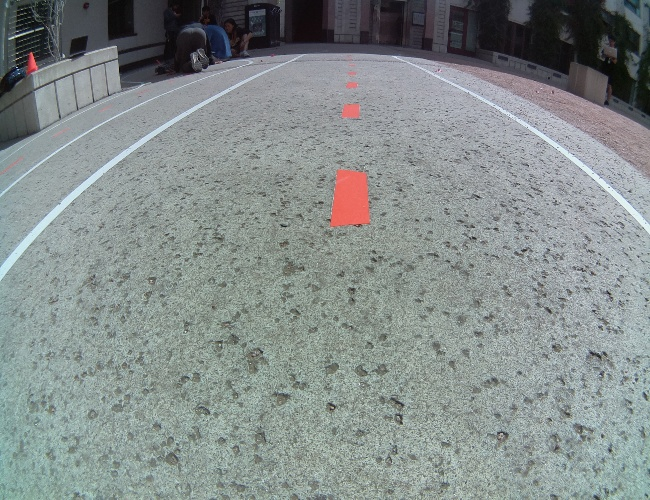
#> input picture track_image.jpg, 650 x 500 px
$ python -i edge_detection.py   (imports and definitions only)   (older library calls are emulated)
#> lines starting #> are read from the running program, lines starting #| are printed output that depends on the picture
import cv2 # Import the OpenCV library to enable computer vision

import numpy as np # Import the NumPy scientific computing library


# Author: Addison Sears-Collins

# https://automaticaddison.com

# Description: A collection of methods to detect help with edge detection


def binary_array(array, thresh, value=0):

  """

  Return a 2D binary array (mask) in which all pixels are either 0 or 1


  :param array: NumPy 2D array that we want to convert to binary values

  :param thresh: Values used for thresholding (inclusive)

  :param value: Output value when between the supplied threshold

  :return: Binary 2D array...

           number of rows x number of columns =

           number of pixels from top to bottom x number of pixels from

             left to right

  """

  if value == 0:

    # Create an array of ones with the same shape and type as

    # the input 2D array.

    binary = np.ones_like(array)


  else:

    # Creates an array of zeros with the same shape and type as

    # the input 2D array.

    binary = np.zeros_like(array)

    value = 1


  # If value == 0, make all values in binary equal to 0 if the

  # corresponding value in the input array is between the threshold

  # (inclusive). Otherwise, the value remains as 1. Therefore, the pixels

  # with the high Sobel derivative values (i.e. sharp pixel intensity

  # discontinuities) will have 0 in the corresponding cell of binary.

  binary[(array >= thresh[0]) & (array <= thresh[1])] = value


  return binary


# [19 lines left out: function blur_gaussian, not called in this run]


def mag_thresh(image, sobel_kernel=3, thresh=(0, 255)):

  """

  Implementation of Sobel edge detection


  :param image: 2D or 3D array to be blurred

  :param sobel_kernel: Size of the small matrix (i.e. kernel)

                       i.e. number of rows and columns

  :return: Binary (black and white) 2D mask image

  """

  # Get the magnitude of the edges that are vertically aligned on the image

  sobelx = np.absolute(sobel(image, orient='x', sobel_kernel=sobel_kernel))


  # Get the magnitude of the edges that are horizontally aligned on the image

  sobely = np.absolute(sobel(image, orient='y', sobel_kernel=sobel_kernel))


  # Find areas of the image that have the strongest pixel intensity changes

  # in both the x and y directions. These have the strongest gradients and

  # represent the strongest edges in the image (i.e. potential lane lines)

  # mag is a 2D array .. number of rows x number of columns = number of pixels

  # from top to bottom x number of pixels from left to right

  mag = np.sqrt(sobelx ** 2 + sobely ** 2)


  # Return a 2D array that contains 0s and 1s

  return binary_array(mag, thresh)


def sobel(img_channel, orient='x', sobel_kernel=3):

  """

  Find edges that are aligned vertically and horizontally on the image


  :param img_channel: Channel from an image

  :param orient: Across which axis of the image are we detecting edges?

  :sobel_kernel: No. of rows and columns of the kernel (i.e. 3x3 small matrix)

  :return: Image with Sobel edge detection applied

  """

  # cv2.Sobel(input image, data type, prder of the derivative x, order of the

  # derivative y, small matrix used to calculate the derivative)

  if orient == 'x':

    # Will detect differences in pixel intensities going from

        # left to right on the image (i.e. edges that are vertically aligned)

    sobel = cv2.Sobel(img_channel, cv2.CV_64F, 1, 0, sobel_kernel)

  if orient == 'y':

    # Will detect differences in pixel intensities going from

    # top to bottom on the image (i.e. edges that are horizontally aligned)

    sobel = cv2.Sobel(img_channel, cv2.CV_64F, 0, 1, sobel_kernel)


  return sobel


# [27 lines left out: function threshold, not called in this run]


>>> import cv2
>>> picture = cv2.imread('track_image.jpg')
#> picture is the input picture: shape (500, 650, 3); mean B, G, R 139.6, 140.8, 133
>>> result = mag_thresh(picture)
#> in sobel, `sobel = cv2.Sobel(img_channel, cv2.CV_64F, 1, 0, sobel_kernel)`:
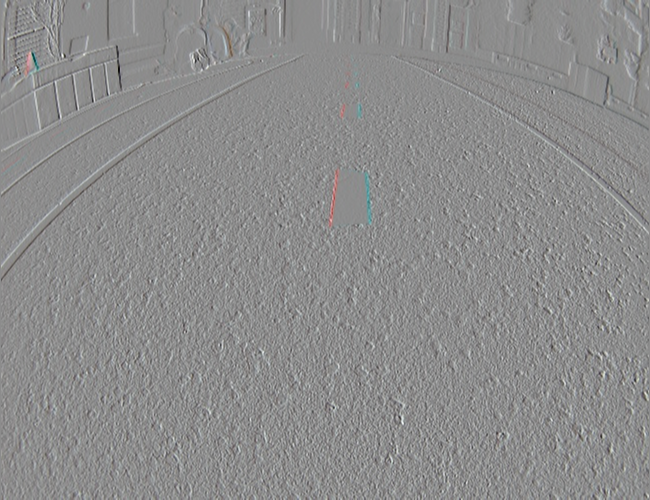
#> sobel: shape (500, 650, 3) float64; mean B, G, R 0, 0, 0.1; drawn with min black and max white
#> in mag_thresh, `sobelx = np.absolute(sobel(image, orient='x', sobel_kernel=sobel_kerne..`:
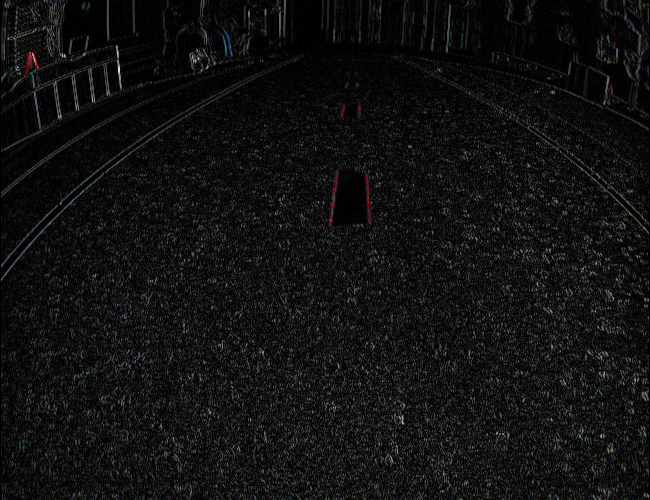
#> sobelx: shape (500, 650, 3) float64; mean B, G, R 46.8, 46.7, 46; drawn with min black and max white
#> call 2 of sobel, with orient = 'y', sobel_kernel = 3
#> in sobel (call 2), `sobel = cv2.Sobel(img_channel, cv2.CV_64F, 0, 1, sobel_kernel)`:
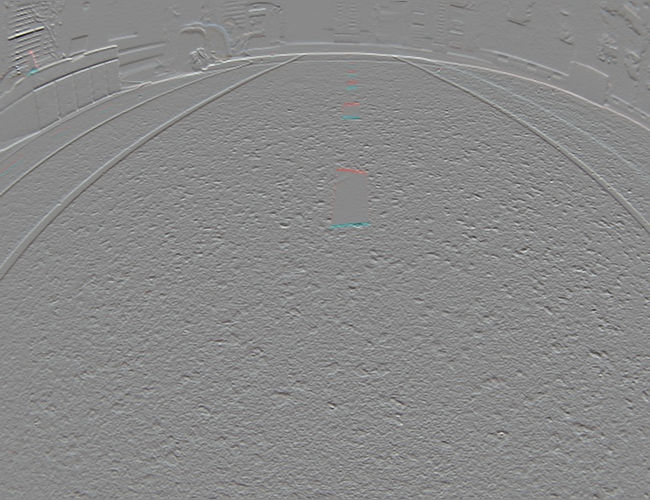
#> sobel: shape (500, 650, 3) float64; mean B, G, R 1.5, 1.7, 1.5; drawn with min black and max white
#> in mag_thresh, `sobely = np.absolute(sobel(image, orient='y', sobel_kernel=sobel_kerne..`:
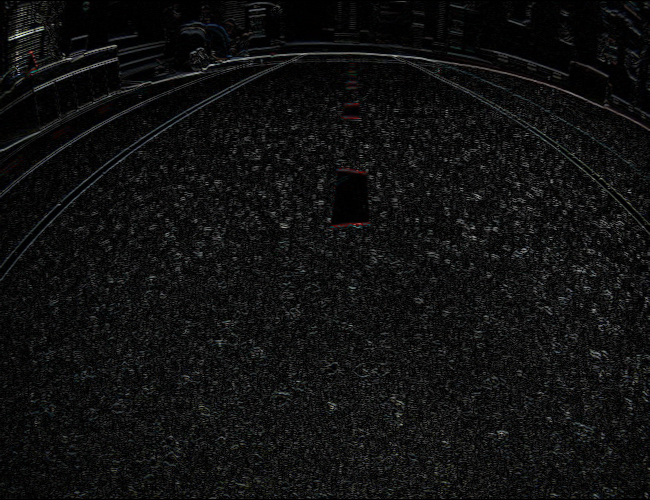
#> sobely: shape (500, 650, 3) float64; mean B, G, R 53.7, 53.5, 52.6; drawn with min black and max white
#> in mag_thresh, `mag = np.sqrt(sobelx ** 2 + sobely ** 2)`:
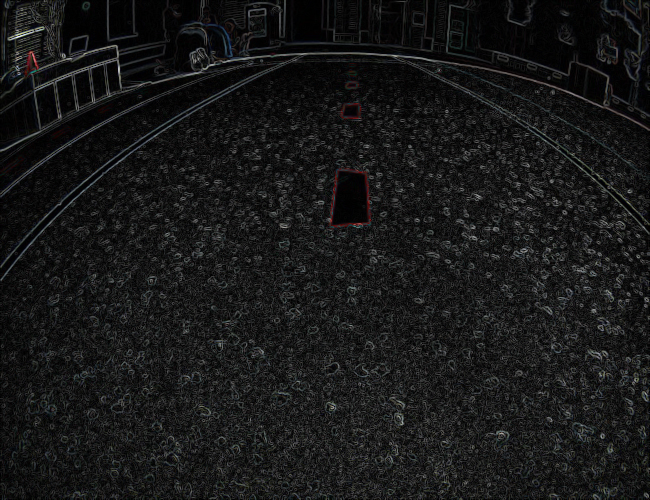
#> mag: shape (500, 650, 3) float64; mean B, G, R 79.4, 79.2, 78; drawn with min black and max white
#> in mag_thresh, `return binary_array(mag, thresh)`:
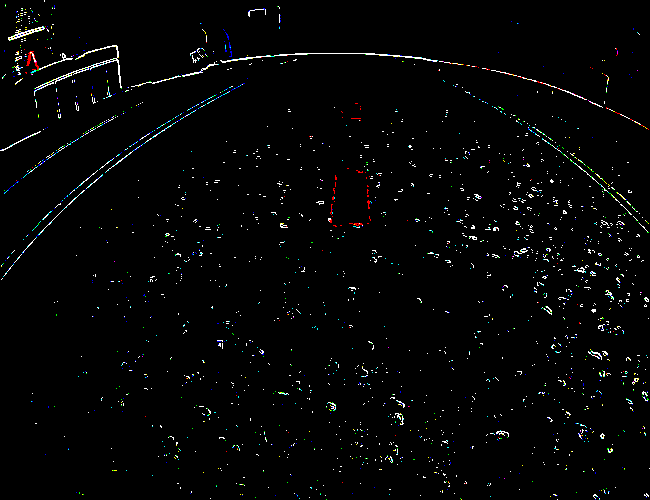
#> returned value: shape (500, 650, 3) float64; mean of channels 0, 1, 2 0.0189, 0.0191, 0.0174; drawn as B, G, R
